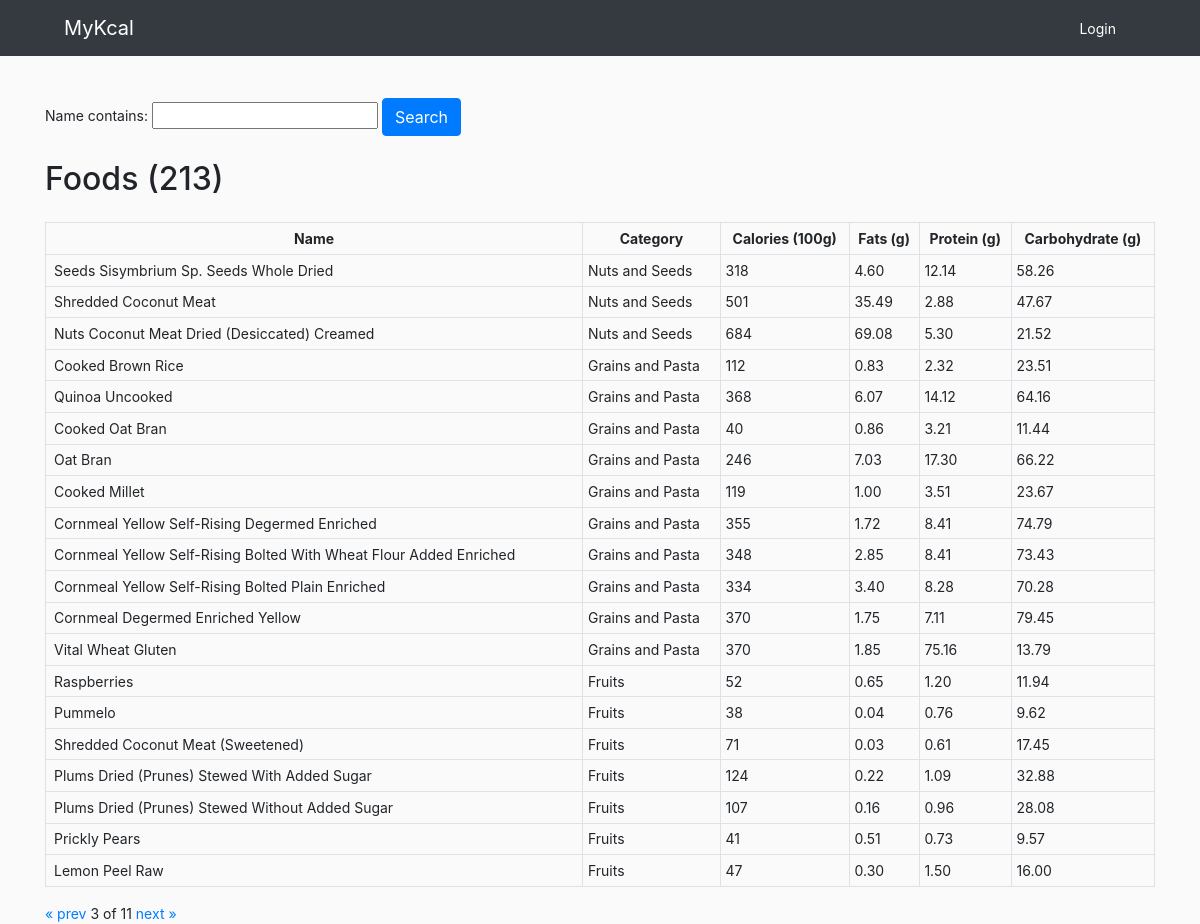
/?page=3, run on the app's committed database.
### MyKcal/models.py (models this page shows, shortened)
class Food(models.Model):
    category = models.ForeignKey(Category, on_delete=models.CASCADE)
    name = models.CharField(max_length=200)
    calories=models.IntegerField()
    fat = models.DecimalField(max_digits=5, decimal_places=2, default=0)
    protein = models.DecimalField(max_digits=5, decimal_places=2, default=0)
    carbohydrate = models.DecimalField(max_digits=5, decimal_places=2, default=0)
    class Meta:
        ordering = ['name']

class Category(models.Model):
    CATEGORY_OPTIONS = (
        ('Baked Foods','Baked Foods'),
        ('Snacks','Snacks'),
        ('Sweets','Sweets'),
        ('Vegetables','Vegetables'),
        ('American India','American Indian'),
        ('Restaurant Foods','Restaurant Foods'),
        ('Beverages','Beverages'),
        ('Fats and Oils','Fats and Oils'),
        ('Meats','Meats'),
        ('Dairy and Egg Products','Dairy and Egg Products'),
        ('Baby Foods','Baby Foods'),
        ('Breakfast Cereals','Breakfast Cereals'),
        ('Soups and Sauces','Soups and Sauces'),
        ('Beans and Lentils','Beans and Lentils'),
        ('Fish','Fish'),
        ('Fruits','Fruits'),
        ('Grains and Pasta','Grains and Pasta'),
        ('Nuts and Seeds','Nuts and Seeds'),
        ('Fast Foods','Fast Foods'),
        ('Spices and Herbs','Spices and Herbs'),
        ('Prepared Meals','Prepared Meals'),
    )
    name=models.CharField(max_length=50, choices=CATEGORY_OPTIONS)
    class Meta:
        ordering = ['name']

### MyKcal/views.py (the view)
# urls.py: 2. Add a URL to urlpatterns:  path('', views.home, name='home')
def home(request):
    foods = Food.objects.filter().order_by('-pk')
    myfilter = FoodFilter(request.GET, queryset=foods)
    foods = myfilter.qs
    paginator = Paginator(foods, 20)
    page_number = request.GET.get('page')
    page_obj = paginator.get_page(page_number)
    context={'myfilter': myfilter, 'page_obj': page_obj, 'cnt': foods.count()}
    return render(request, 'home.html', context)

### MyKcal/templates/home.html (shortened to what this page needs)
{% load static %}
<!DOCTYPE html>
<html lang="en">
  <head>
    <link rel="stylesheet" href="https://stackpath.bootstrapcdn.com/bootstrap/4.5.0/css/bootstrap.min.css"
0>
  </head>
  <body>
    {% include 'nav.html' %}
    <br>
    <br>
    <div class="container">
    {% block content %}
      <div class="row">
        <div class="col">
          <div class="search-form">
            <form method="get">
              {{myfilter.form}}
              <button class="btn btn-primary" type="submit">Search</button>
            </form>
          </div>
        </div>
      </div>
      <h2 class="my-4">Foods ({{cnt}})</h2>
      <div class="row mt-3">
        <div class="col-md">
          <div class="food-data">
            {% if page_obj %}
              <table id="sortTable" class="table table-sm table-bordered" cellspacing="0">
                <tr class="text-center">
                  <th>Name</th>
                  <th>Category</th>
                  <th>Calories (100g)</th>
                  <th>Fats (g)</th>
                  <th>Protein (g)</th>
                  <th>Carbohydrate (g)</th>
                </tr>
                {% for food in page_obj %}
                  <tr>
                    {% if request.user.pk %}
                      <td class="px-2"><a href={% url 'updateFood' id=food.pk %}>{{food.name}}</a></td>
                    {% else %}
                      <td class="px-2">{{food.name}}</td>
                    {% endif %}
                    <td>{{food.category.name}}</td>
                    <td> {{food.calories}}</td>
                    <td> {{food.fat}}</td>
                    <td> {{food.protein}}</td>
                    <td> {{food.carbohydrate}}</td>
                  </tr>
                {% endfor %}
              </table>
              <div class="pagination">
                <span class="step-links">
                  {% if page_obj.has_previous %}
                    <a href="?page=1">&laquo;</a>
                    <a href="?page={{ page_obj.previous_page_number }}">prev</a>
                  {% endif %}
                  <span class="current">
                    {{ page_obj.number }} of {{ page_obj.paginator.num_pages }}
                  </span>
                  {% if page_obj.has_next %}
                    <a href="?page={{ page_obj.next_page_number }}">next</a>
                    <a href="?page={{ page_obj.paginator.num_pages }}">&raquo;</a>
                  {% endif %}
                </span>
              </div>
            {% else %}
              <p class="mx-3">There are no foods in the system.</p>
            {% endif %}
          </div>
        </div>
      </div>
    {% endblock %}
    </div>
  </body>
</html>

### MyKcal/templates/home.html (style rules this page uses)
body { background-color: #FAFAFA; font-size: 14px; }

### data on the page
Food: name "Seeds Sisymbrium Sp. Seeds Whole Dried", category.name "Nuts and Seeds", calories "318", fat "4.60", protein "12.14", carbohydrate "58.26"
Food: name "Shredded Coconut Meat", category.name "Nuts and Seeds", calories "501", fat "35.49", protein "2.88", carbohydrate "47.67"
Food: name "Nuts Coconut Meat Dried (Desiccated) Creamed", category.name "Nuts and Seeds", calories "684", fat "69.08", protein "5.30", carbohydrate "21.52"
Food: name "Cooked Brown Rice", category.name "Grains and Pasta", calories "112", fat "0.83", protein "2.32", carbohydrate "23.51"
Food: name "Quinoa Uncooked", category.name "Grains and Pasta", calories "368", fat "6.07", protein "14.12", carbohydrate "64.16"
Food: name "Cooked Oat Bran", category.name "Grains and Pasta", calories "40", fat "0.86", protein "3.21", carbohydrate "11.44"
Food: name "Oat Bran", category.name "Grains and Pasta", calories "246", fat "7.03", protein "17.30", carbohydrate "66.22"
Food: name "Cooked Millet", category.name "Grains and Pasta", calories "119", fat "1.00", protein "3.51", carbohydrate "23.67"
Food: name "Cornmeal Yellow Self-Rising Degermed Enriched", category.name "Grains and Pasta", calories "355", fat "1.72", protein "8.41", carbohydrate "74.79"
Food: name "Cornmeal Yellow Self-Rising Bolted With Wheat Flour Added Enriched", category.name "Grains and Pasta", calories "348", fat "2.85", protein "8.41", carbohydrate "73.43"
Food: name "Cornmeal Yellow Self-Rising Bolted Plain Enriched", category.name "Grains and Pasta", calories "334", fat "3.40", protein "8.28", carbohydrate "70.28"
Food: name "Cornmeal Degermed Enriched Yellow", category.name "Grains and Pasta", calories "370", fat "1.75", protein "7.11", carbohydrate "79.45"
Food: name "Vital Wheat Gluten", category.name "Grains and Pasta", calories "370", fat "1.85", protein "75.16", carbohydrate "13.79"
Food: name "Raspberries", category.name "Fruits", calories "52", fat "0.65", protein "1.20", carbohydrate "11.94"
Food: name "Pummelo", category.name "Fruits", calories "38", fat "0.04", protein "0.76", carbohydrate "9.62"
Food: name "Shredded Coconut Meat (Sweetened)", category.name "Fruits", calories "71", fat "0.03", protein "0.61", carbohydrate "17.45"
Food: name "Plums Dried (Prunes) Stewed With Added Sugar", category.name "Fruits", calories "124", fat "0.22", protein "1.09", carbohydrate "32.88"
Food: name "Plums Dried (Prunes) Stewed Without Added Sugar", category.name "Fruits", calories "107", fat "0.16", protein "0.96", carbohydrate "28.08"
Food: name "Prickly Pears", category.name "Fruits", calories "41", fat "0.51", protein "0.73", carbohydrate "9.57"
Food: name "Lemon Peel Raw", category.name "Fruits", calories "47", fat "0.30", protein "1.50", carbohydrate "16.00"

### other printed values
{{ cnt }} "213"
{{ page_obj.number }} "3"
{{ page_obj.paginator.num_pages }} "11"
